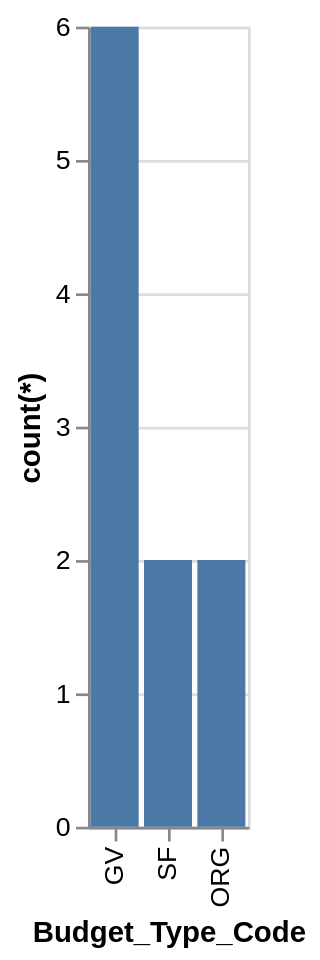

Source (Vega-Lite JSON):
### Vega-Lite specification from a JSON file in a GitHub repository (floating-point values rounded to 4 significant figures)
{"data": {"values": [{"x_data": "GV", "y_data": 6}, {"x_data": "SF", "y_data": 2}, {"x_data": "ORG", "y_data": 2}]}, "mark": "bar", "encoding": {"x": {"field": "x_data", "type": "nominal", "title": "Budget_Type_Code", "sort": {"op": "sum", "field": "y_data", "order": "descending"}}, "y": {"field": "y_data", "type": "quantitative", "title": "count(*)"}}}
